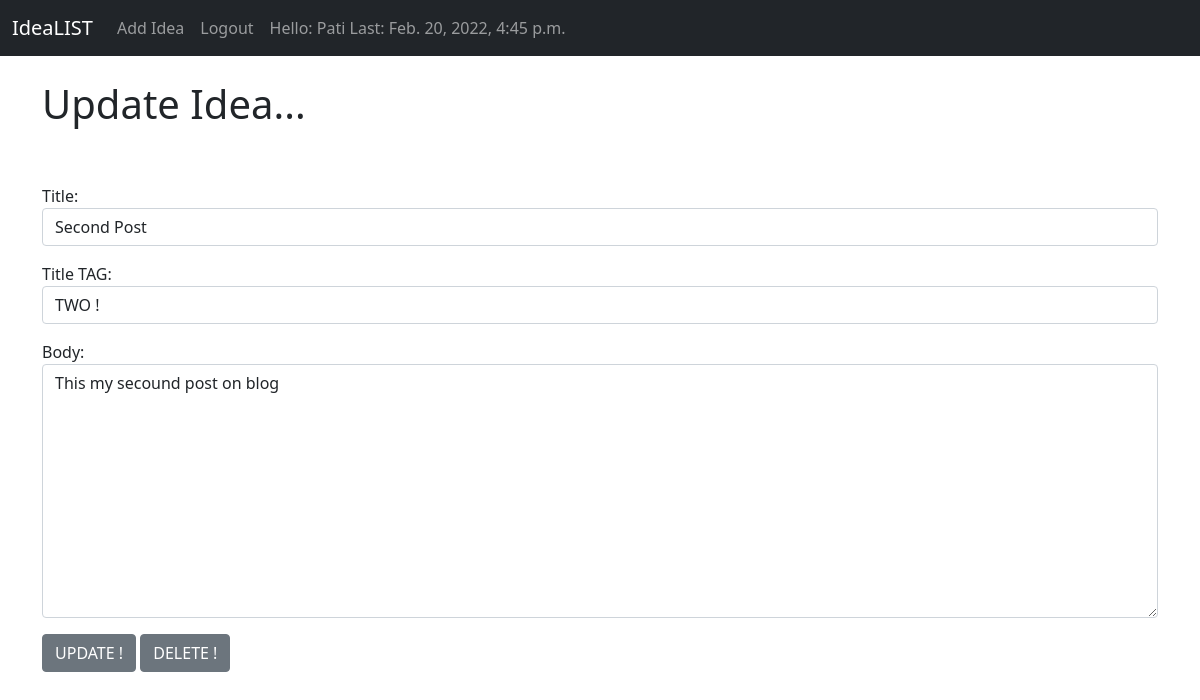
The page /article/edit/2 (signed in) on the database its author committed.
### theblog/models.py (models this page shows, shortened)
class Post(models.Model):
    title = models.CharField(max_length=255)
    title_TAG = models.CharField(max_length=255, default="My BLOG! " )  # on nie zostawił
    author = models.ForeignKey(User, on_delete=models.CASCADE)
    body = models.TextField()
    post_date = models.DateField(auto_now_add=True)

### theblog/views.py (the view)
# urls.py: path('article/edit/<int:pk>', UpdatePostView.as_view(), name = 'update_post'),
class UpdatePostView(UpdateView):
    model = Post
    form_class = EditForm
    template_name = 'update_post.html'

### theblog/forms.py
class EditForm(forms.ModelForm):
    class Meta:
        model = Post
        fields = ('title', 'title_TAG', 'body')
        widgets = {
            'title': forms.TextInput(attrs={'class': 'form-control',}),
            'title_TAG': forms.TextInput(attrs={'class': 'form-control'}),
            'body': forms.Textarea(attrs={'class': 'form-control'}),
        }

### theblog/templates/update_post.html (shortened to what this page needs)
{% extends 'base.html' %}
{% block content %}
  {% if user.is_authenticated %}
    <h1> Update Idea... </h1>
    <br/> <br/>
    <div class="mb-3">
        <form method="POST">
            {{ form.as_p }}
            <button type="submit" value="Submit" class="btn btn-secondary">UPDATE !</button>
            <a href="{% url 'delete_post' post.pk %}" class="btn btn-secondary">DELETE !</a>
          </form>
    </div>
  {% else %}
  <h1><center>Please LOGIN!</h1>
  {% endif %}
{% endblock %}

### theblog/templates/base.html (shortened to what this page needs)
<!doctype html>
<html lang="en">
  <head>
    <link href="https://cdn.jsdelivr.net/npm/bootstrap@5.1.3/dist/css/bootstrap.min.css" rel="stylesheet">
  </head>
  <body>
    <nav class="navbar navbar-expand-lg navbar-dark bg-dark">
        <div class="container-fluid">
          <a class="navbar-brand" href="{% url 'home' %}">IdeaLIST</a>
          <div class="collapse navbar-collapse" id="navbarSupportedContent">
            <ul class="navbar-nav me-auto mb-2 mb-lg-0">
              {% if user.is_authenticated %}
              <li class="nav-item">
                <a class="nav-link" href="{% url 'add_post' %}">Add Idea</a>
              </li>
              <li class="nav-item">
                <a class="nav-link" href="{% url 'logout' %}">Logout</a>
              </li>
              <li class="nav-item">
                <a class="nav-link">Hello: {{ user.username }} Last: {{ user.last_login }}</a>
              </li>
              {% endif %}
            </ul>
          </div>
        </div>
      </nav>
    <br/>
    <div class="container">
        {% block content %}{% endblock %}
    </div>
  </body>
</html>

### rows shown on the page
Post: title "Second Post", title_TAG "TWO !", body "This my secound post on blog"

### other values the page prints
{{ user.username }} "Pati"
{{ user.last_login }} "Feb. 20, 2022, 4:45 p.m."
